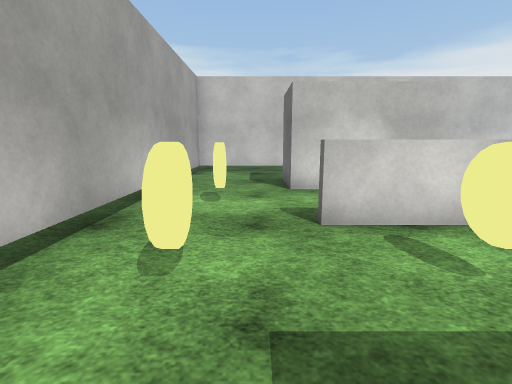
View 1 (above)

24 first-person views from a walk through a Unity game level. The camera is 1.3 m above the floor, tilts 10° down and sees 85° across. The floor is counted in squares, 1 m on a side. Each view is taken from the middle of a square. On the plan, view 1 faces up. The plan holds only what a view shows up to about 13 squares ahead; the rest is blank. The place goes on beyond the plan. Surface patterns are stand-ins for the level's own textures.

View 2
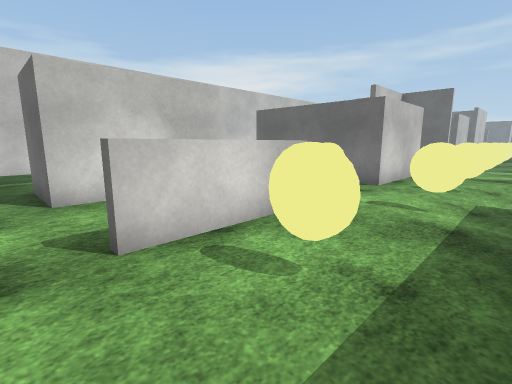

View 3
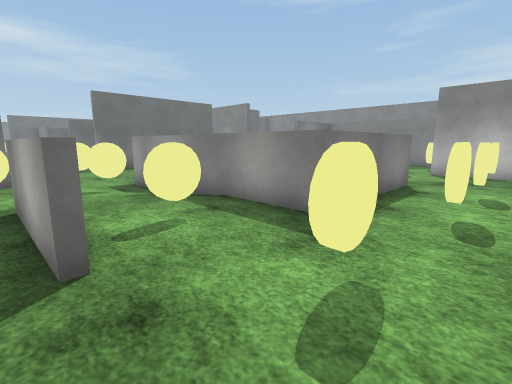

View 4
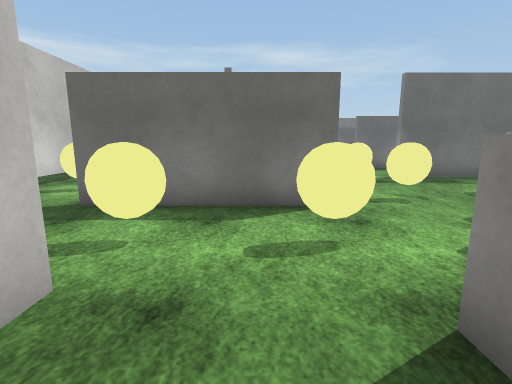

View 5
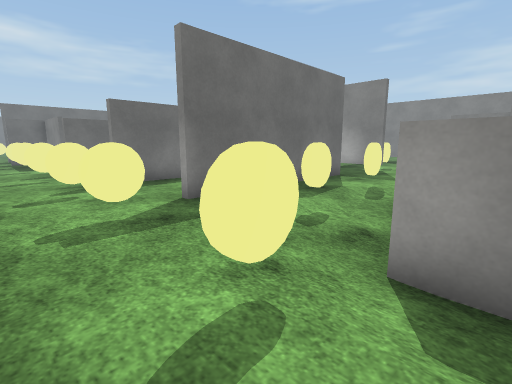

View 6
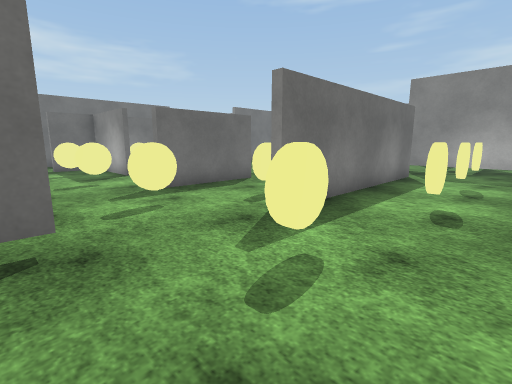

View 7
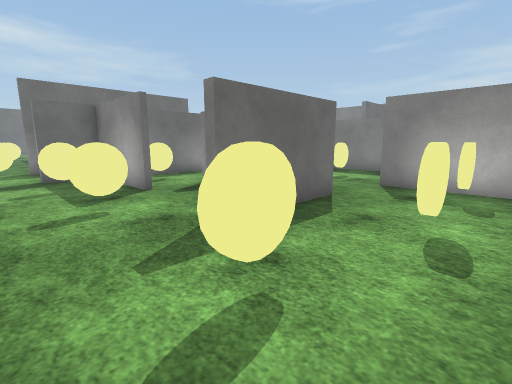

View 8
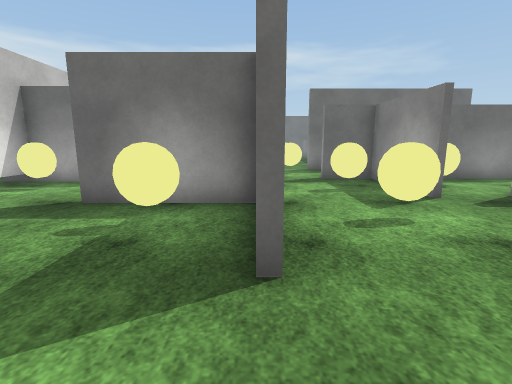

View 9
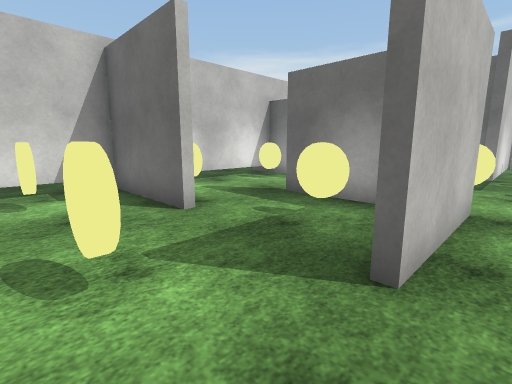

View 10
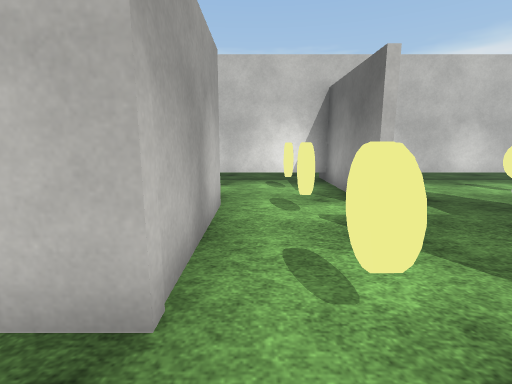

View 11
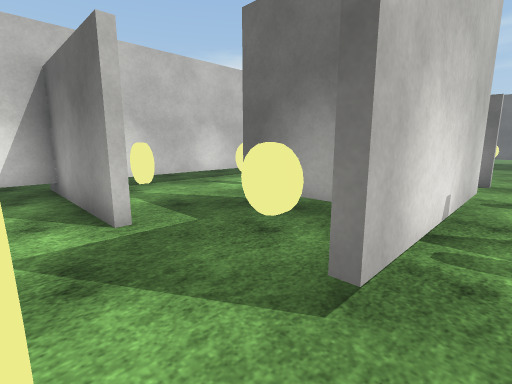

View 12
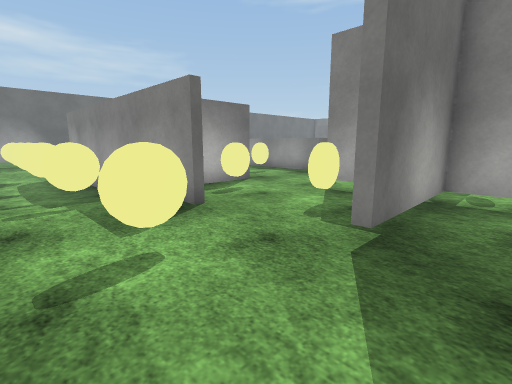

View 13
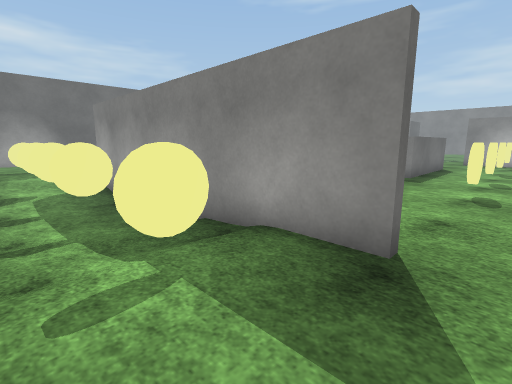

View 14
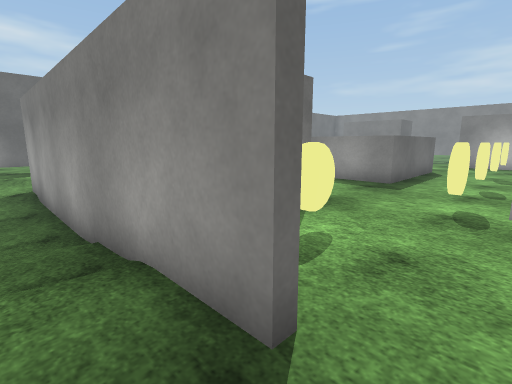

View 15
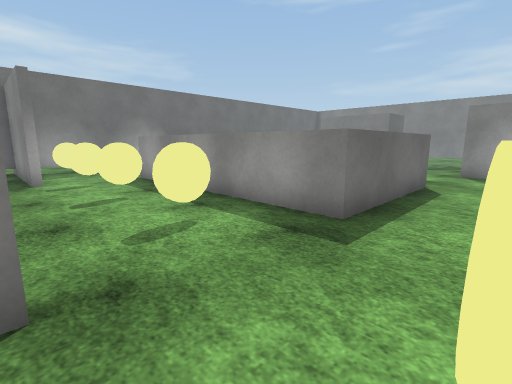

View 16
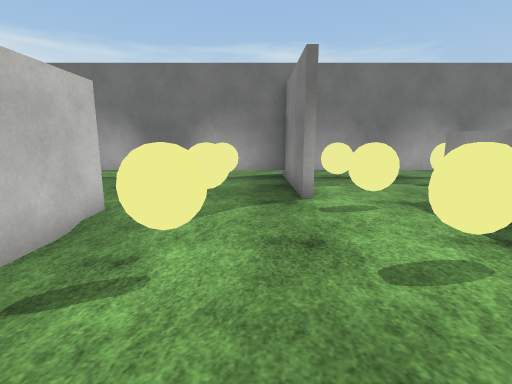

View 17
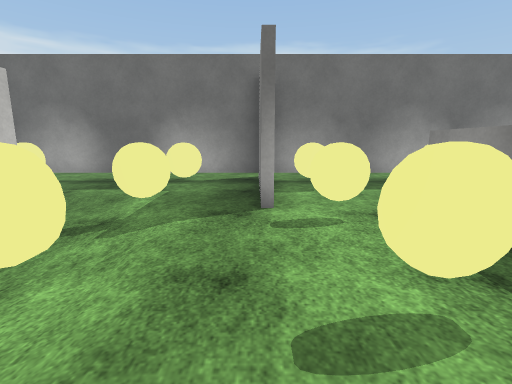

View 18
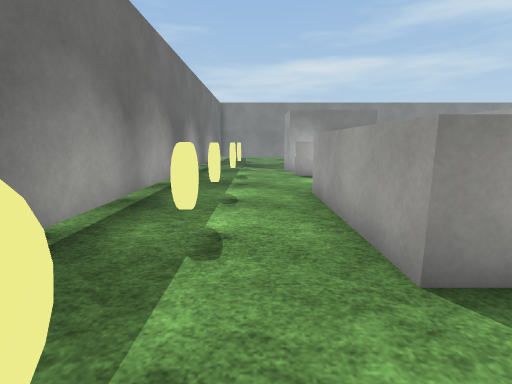

View 19
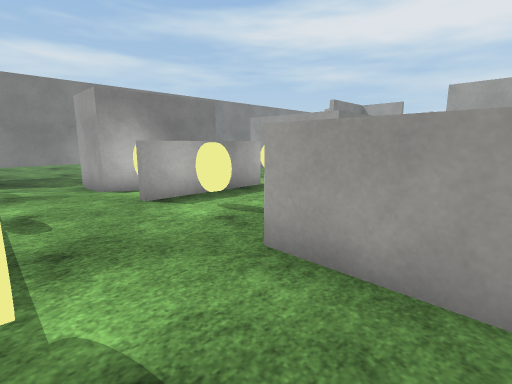

View 20
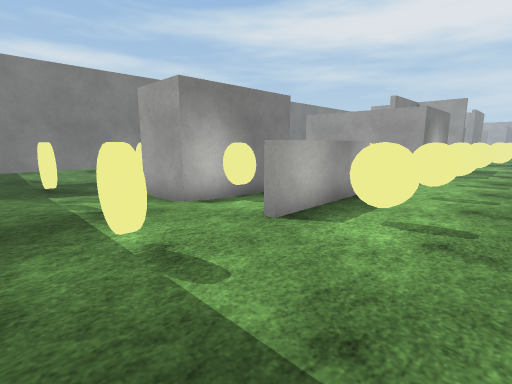

View 21
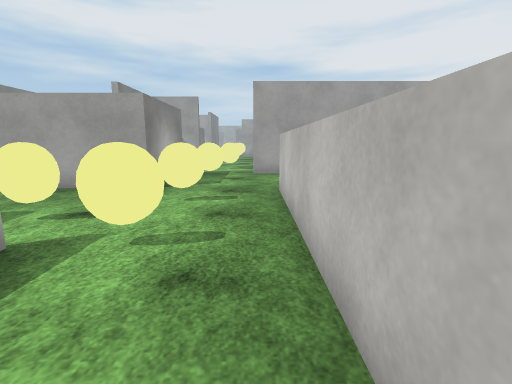

View 22
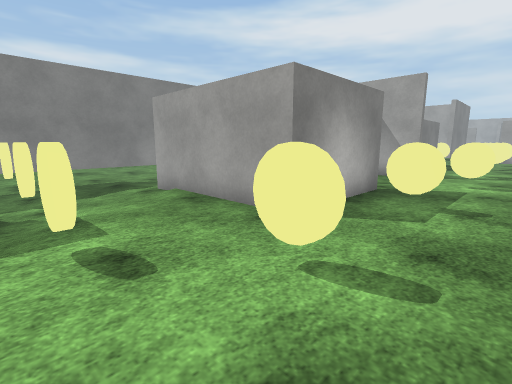

View 23
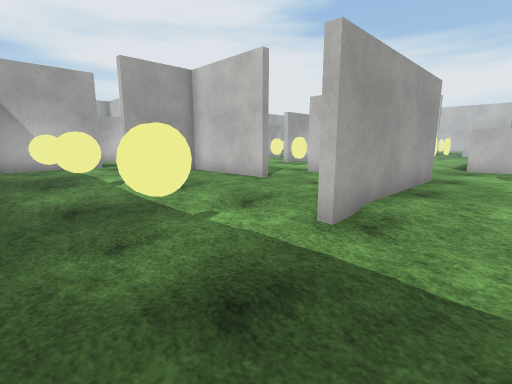

View 24
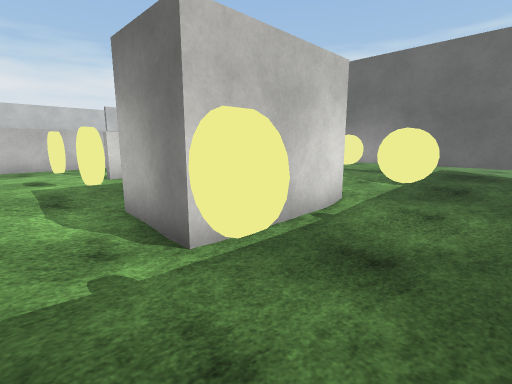

### Floor plan
Key: @ floor where view 1 was taken; # wall or solid block; . main floor; - floor 0.25 m lower than the main floor; _ floor 0.5 m lower than the main floor; / step, stairs or slope; ^ raised ledge; Y yellow disc.
Columns run from 3 left of view 1 to 50 right of it. Each row starts with its distance up from view 1.
 13 #####       #####     ####  ###########
 12 #....        ...      ...# .....#........--_____--   #
 11 #....       ..Y       .Y.#Y...Y.#Y..Y...Y--Y__Y_Y-.Y.#
 10 #...#      ...        ...#......#........--_____--...#
  9 #...#    ...#         ...#......#......##########-...#
  8 #...#####.Y.#         ......#.Y...#..... #   __/--...#
  7 #..... .....#         .Y..Y.#....Y#.Y..Y.#  -----....#
  6 #.Y.........#         ......#.....#......# /-Y-.Y..Y.#
  5 #.........Y.#    ....#...####.Y.######...#...........#
  4 #....###....####..................Y...Y..........#####
  3 #.Y..Y............................Y...Y...Y..Y..Y....#
  2  ......../Y/.Y..Y..Y...Y...Y..Y.# ..#..............Y.#
  1  .......-/-/--...........#...####    ................#
  0  ..@^^^^^^^^^-/..#...#Y..# .... #    .Y.^^^^^^^^^....#
 -1  .Y.^        -Y..#Y..#...#  ..YY#    ...^       ^..Y.#
 -2  ...^        --..#...#...#   #..#     ..^       ^....#
 -3  .Y.^        --..#...#Y...     .#     Y.^       ^....#
 -4  ...^         -..#Y..#....      #   #...^^^^^^^^^..Y.#
 -5  ....         .Y.#Y..####..      ...#................#
 -6  ....         ...#...#   ..Y......Y..................#
 -7   Y..          ......    ...  ........Y...Y..Y..Y....#
 -8   ###.         ....Y..    ..      ...####....####..Y.#
 -9     ..          .#####    ##    #.....  #..Y..  .....#
-10                                 #   ... #....  .Y....#
-11                                 #####.. #../#####....#
-12                                 # ......#.-Y#   #-.Y.#
-13                              ...#  .....#---#   #--..#
-14                              #...../-------_#####---.#
-15                              #Y...Y---Y----Y____Y--..#
-16                              #...---____---_____---..#
-17                                 .--_____---_____/--..#
-18                                       ######   #####

Where each view was taken, in squares from view 1:
view 1: 0 up, 0 right, facing up
view 2: 1 up, 0 right, facing up-right
view 3: 5 up, 2 left, facing down-right
view 4: 6 up, 3 right, facing right
view 5: 4 up, 8 right, facing down-right
view 6: 5 up, 14 right, facing down-right
view 7: 4 up, 18 right, facing down-right
view 8: 5 up, 19 right, facing right
view 9: 4 up, 19 right, facing up-right
view 10: 3 up, 26 right, facing up
view 11: 4 up, 27 right, facing up-right
view 12: 12 up, 30 right, facing down-right
view 13: 12 up, 34 right, facing down-right
view 14: 10 up, 34 right, facing down-right
view 15: 5 up, 35 right, facing down-right
view 16: 5 up, 39 right, facing right
view 17: 4 up, 40 right, facing right
view 18: 3 up, 47 right, facing down
view 19: 2 down, 48 right, facing down-left
view 20: 5 down, 49 right, facing down-left
view 21: 5 down, 45 right, facing left
view 22: 5 down, 41 right, facing down-left
view 23: 17 down, 39 right, facing up-left
view 24: 17 down, 39 right, facing up-right
